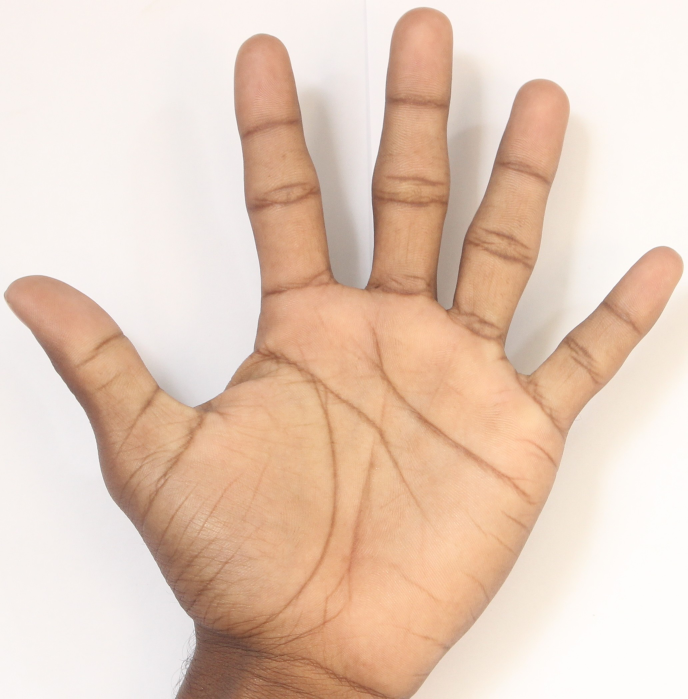
#> input picture 2.JPG, 2062 x 2096 px (shown at 1/3 size)
$ python grabcut.py
#> lines starting #> are read from the running program, lines starting #| are printed output that depends on the picture
import cv2
import numpy as np
import matplotlib.pyplot as plt

img = cv2.imread('2.JPG')
#> img is the input picture: shape (2096, 2062, 3); mean B, G, R 187.2, 204.8, 230.3
img = cv2.resize(img, (100, 100))
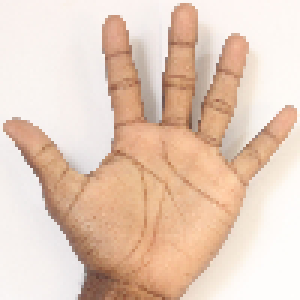
#> img: shape (100, 100, 3) (shown 3 times larger); mean B, G, R 187.1, 204.7, 230.2

mask = np.zeros(img.shape[:2], np.uint8)

bgdModel = np.zeros((1, 65), np.float64)
fgdModel = np.zeros((1, 65), np.float64)

rect = (1, 1, 100, 100)

cv2.grabCut(img, mask, rect, bgdModel, fgdModel, 5, cv2.GC_INIT_WITH_RECT)
mask2 = np.where((mask == 2) | (mask == 0), 0, 1).astype('uint8')
img = img*mask2[:, :, np.newaxis]
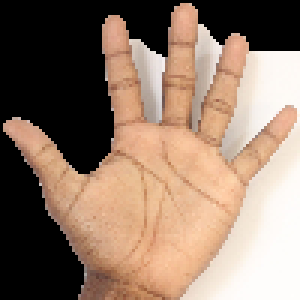
#> img: shape (100, 100, 3) (shown 3 times larger); mean B, G, R 104.5, 121.2, 144.7
img = cv2.cvtColor(img, cv2.COLOR_BGR2GRAY)
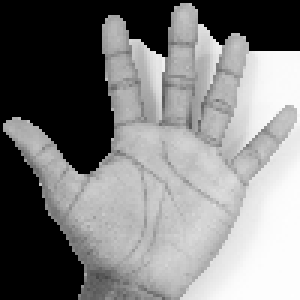
#> img: shape (100, 100) (shown 3 times larger); min 0, max 254, mean 126.3

plt.imshow(img)
plt.colorbar()
plt.show()
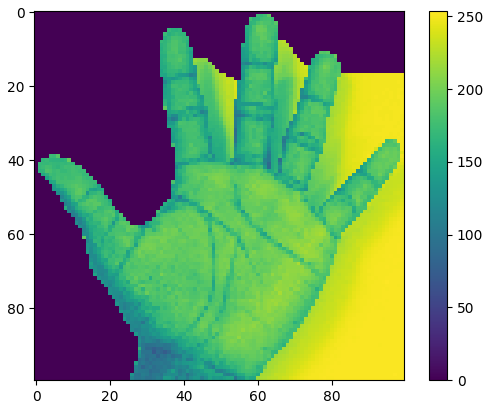
#> figure drawn by matplotlib, 2 panels

$ run again, with 1.JPG copied over 2.JPG
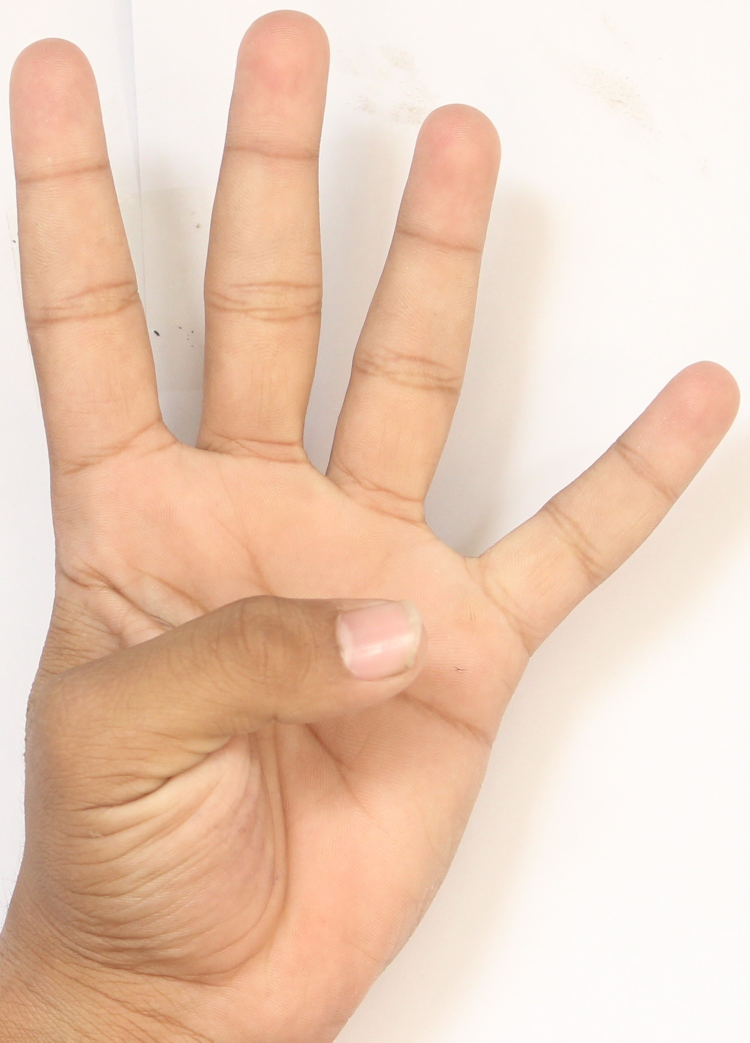
#> input picture 1.JPG, 1500 x 2085 px (shown at 1/2 size)
#> img is the input picture: shape (2085, 1500, 3); mean B, G, R 184.5, 205.2, 235.6
#> `img = cv2.cvtColor(img, cv2.COLOR_BGR2GRAY)`:
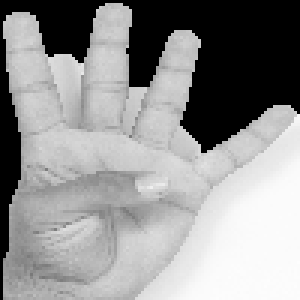
#> img: shape (100, 100) (shown 3 times larger); min 0, max 253, mean 147.4
#> `plt.show()`:
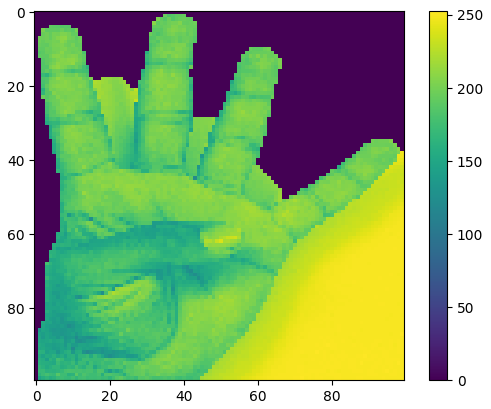
#> figure drawn by matplotlib, 2 panels

$ run again, with 3.JPG copied over 2.JPG
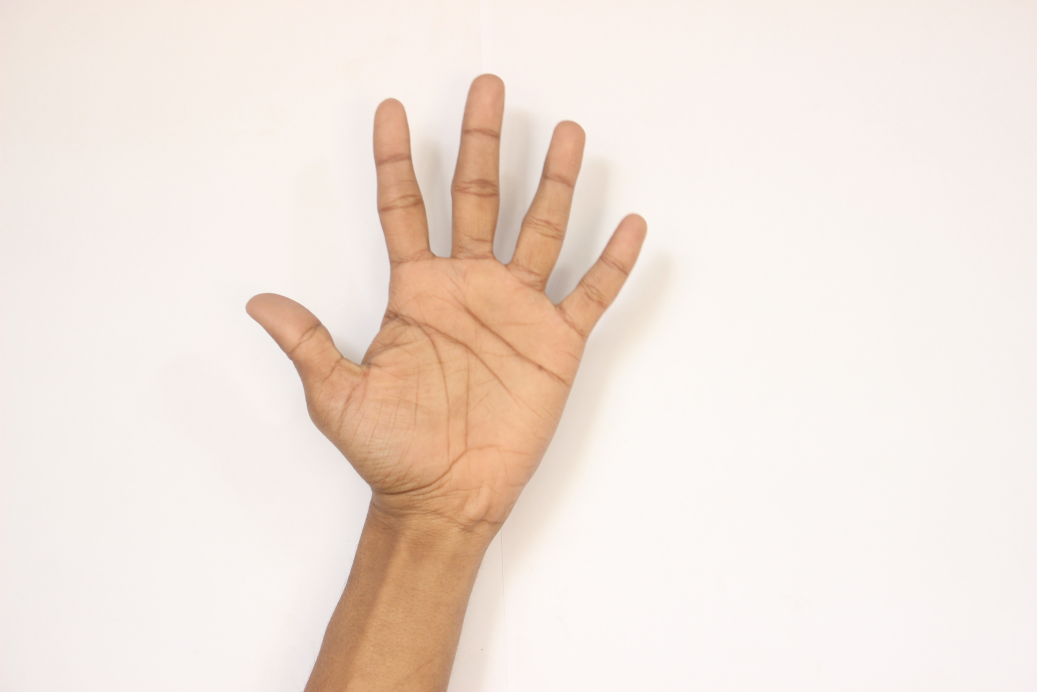
#> input picture 3.JPG, 5184 x 3456 px (shown at 1/5 size)
#> img is the input picture: shape (3456, 5184, 3); mean B, G, R 219.2, 228.2, 241.5
#> `img = cv2.cvtColor(img, cv2.COLOR_BGR2GRAY)`:
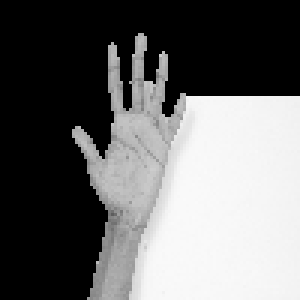
#> img: shape (100, 100) (shown 3 times larger); min 0, max 250, mean 105
#> `plt.show()`:
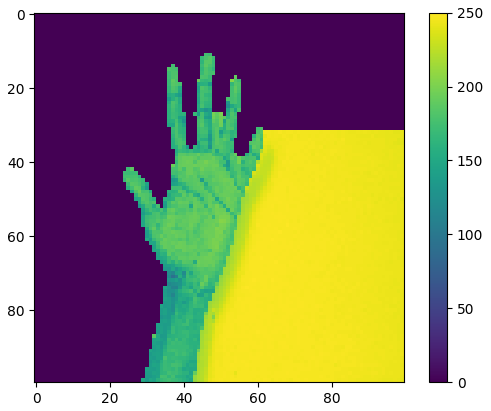
#> figure drawn by matplotlib, 2 panels
